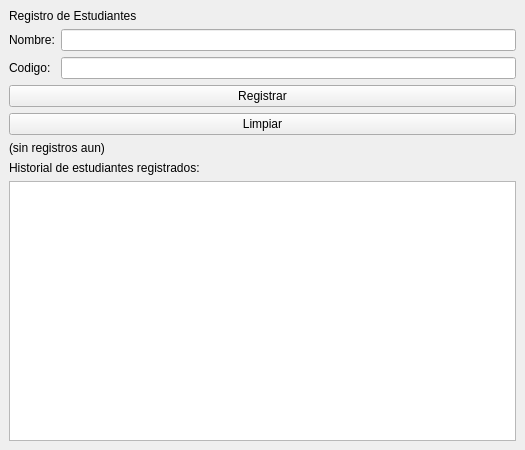
<?xml version="1.0" encoding="UTF-8"?>
<ui version="4.0">
 <class>MainWindow</class>
 <widget class="QMainWindow" name="MainWindow">
  <property name="geometry">
   <rect>
    <x>0</x>
    <y>0</y>
    <width>525</width>
    <height>450</height>
   </rect>
  </property>
  <property name="windowTitle">
   <string>Registro de Estudiantes</string>
  </property>
  <widget class="QWidget" name="centralwidget">
   <layout class="QVBoxLayout" name="verticalLayout">
    <item>
     <widget class="QLabel" name="label">
      <property name="text">
       <string>Registro de Estudiantes</string>
      </property>
     </widget>
    </item>
    <item>
     <layout class="QFormLayout" name="formLayout">
      <item row="0" column="0">
       <widget class="QLabel" name="label_2">
        <property name="text">
         <string>Nombre:</string>
        </property>
       </widget>
      </item>
      <item row="0" column="1">
       <widget class="QLineEdit" name="lineEdit"/>
      </item>
      <item row="1" column="0">
       <widget class="QLabel" name="label_3">
        <property name="text">
         <string>Codigo:</string>
        </property>
       </widget>
      </item>
      <item row="1" column="1">
       <widget class="QLineEdit" name="lineEdit_2"/>
      </item>
     </layout>
    </item>
    <item>
     <widget class="QPushButton" name="btnOk">
      <property name="text">
       <string>Registrar</string>
      </property>
     </widget>
    </item>
    <item>
     <widget class="QPushButton" name="btnCancel">
      <property name="text">
       <string>Limpiar</string>
      </property>
     </widget>
    </item>
    <item>
     <widget class="QLabel" name="lblResultado">
      <property name="text">
       <string>(sin registros aun)</string>
      </property>
      <property name="wordWrap">
       <bool>true</bool>
      </property>
     </widget>
    </item>
    <item>
     <widget class="QLabel" name="lblHistorial">
      <property name="text">
       <string>Historial de estudiantes registrados:</string>
      </property>
     </widget>
    </item>
    <item>
     <widget class="QListWidget" name="listaEstudiantes"/>
    </item>
   </layout>
  </widget>
 </widget>
 <resources/>
 <connections/>
</ui>
